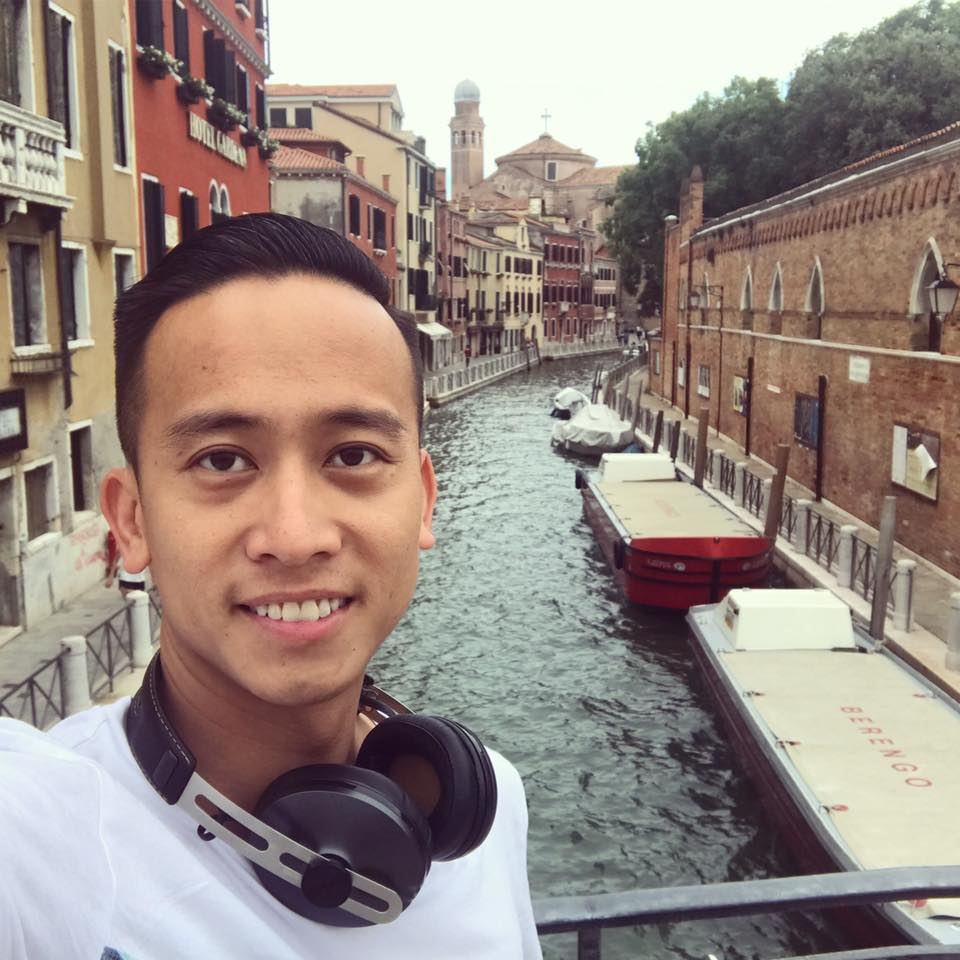
#> input picture training-data/person0/1.jpg, 960 x 960 px
$ python main.py   (Python 2 division)
#> lines starting #> are read from the running program, lines starting #| are printed output that depends on the picture
import cv2
import os
import numpy as np
from time import sleep
import socket
import sys
import time


subjects = ["Huy Hoang", "Brad Pitt", "Tahsin", "Yong Li"]

face_recognizer = cv2.face.LBPHFaceRecognizer_create()


def extract_a_face(img, scalefact):
    # convert the test image to gray image as opencv face detector expects gray images
    gray = cv2.cvtColor(img, cv2.COLOR_BGR2GRAY)

    face_cascade = cv2.CascadeClassifier(
        '/usr/local/Cellar/opencv/3.3.0_3/share/OpenCV/lbpcascades/lbpcascade_frontalface.xml')

    faces = face_cascade.detectMultiScale(gray, scaleFactor=scalefact, minNeighbors=5, minSize=(100, 100));

    # if no faces are detected then return original img
    if len(faces) == 0:
        return 0, None, None

    (x, y, w, h) = faces[0]

    # return only the face part of the image
    return 1, gray[y:y + w, x:x + h], faces[0]


if not os.path.exists("trained_faces/trained_faces.yml"):
    print "No trained faces detected!"

    def prepare_training_data(data_folder_path):

#> called with data_folder_path = 'training-data'
        dirs = os.listdir(data_folder_path)
        faces = []
        labels = []

        for dir_name in dirs:
            if not dir_name.startswith("person"):
                continue
            label = int(dir_name.replace("person", ""))
            subject_dir_path = data_folder_path + "/" + dir_name

            # get the images names that are inside the given subject directory
            subject_images_names = os.listdir(subject_dir_path)

            for image_name in subject_images_names:

                # ignore system files like .DS_Store
                if image_name.startswith("."):
                    continue

                # build image path
                # sample image path = training-data/s1/1.pgm
                image_path = subject_dir_path + "/" + image_name

                # read image
                image = cv2.imread(image_path)
#> image is the input picture: shape (960, 960, 3); mean B, G, R 131.6, 138.6, 152.7

                # detect face
                have_face, face, rect = extract_a_face(image, 1.05)
#> in extract_a_face, `gray = cv2.cvtColor(img, cv2.COLOR_BGR2GRAY)`:
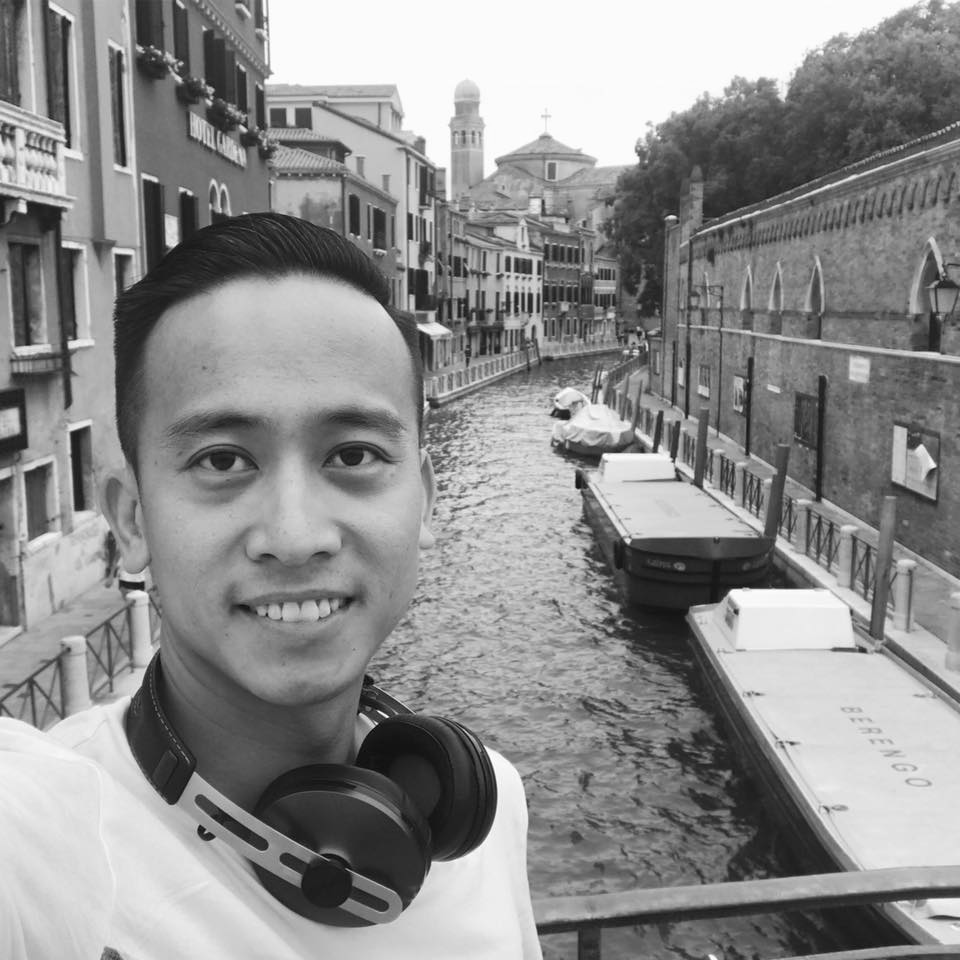
#> gray: shape (960, 960); min 7, max 255, mean 142

                if have_face:
                    faces.append(face)
                    labels.append(label)

        return faces, labels

    print("Feeding training data...")
#> (the run stopped early here; a loop or call above may not have finished)
